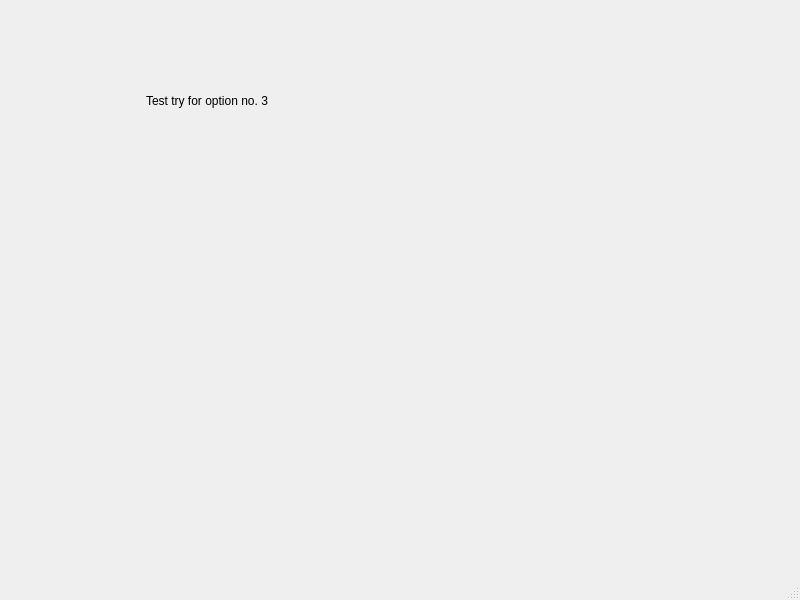
<?xml version="1.0" encoding="UTF-8"?>
<ui version="4.0">
 <class>salesman</class>
 <widget class="QMainWindow" name="salesman">
  <property name="geometry">
   <rect>
    <x>0</x>
    <y>0</y>
    <width>800</width>
    <height>600</height>
   </rect>
  </property>
  <property name="windowTitle">
   <string>MainWindow</string>
  </property>
  <widget class="QWidget" name="centralwidget">
   <widget class="QLabel" name="label">
    <property name="geometry">
     <rect>
      <x>146</x>
      <y>90</y>
      <width>211</width>
      <height>21</height>
     </rect>
    </property>
    <property name="text">
     <string>Test try for option no. 3</string>
    </property>
   </widget>
  </widget>
  <widget class="QMenuBar" name="menubar">
   <property name="geometry">
    <rect>
     <x>0</x>
     <y>0</y>
     <width>800</width>
     <height>21</height>
    </rect>
   </property>
  </widget>
  <widget class="QStatusBar" name="statusbar"/>
 </widget>
 <resources/>
 <connections/>
</ui>
